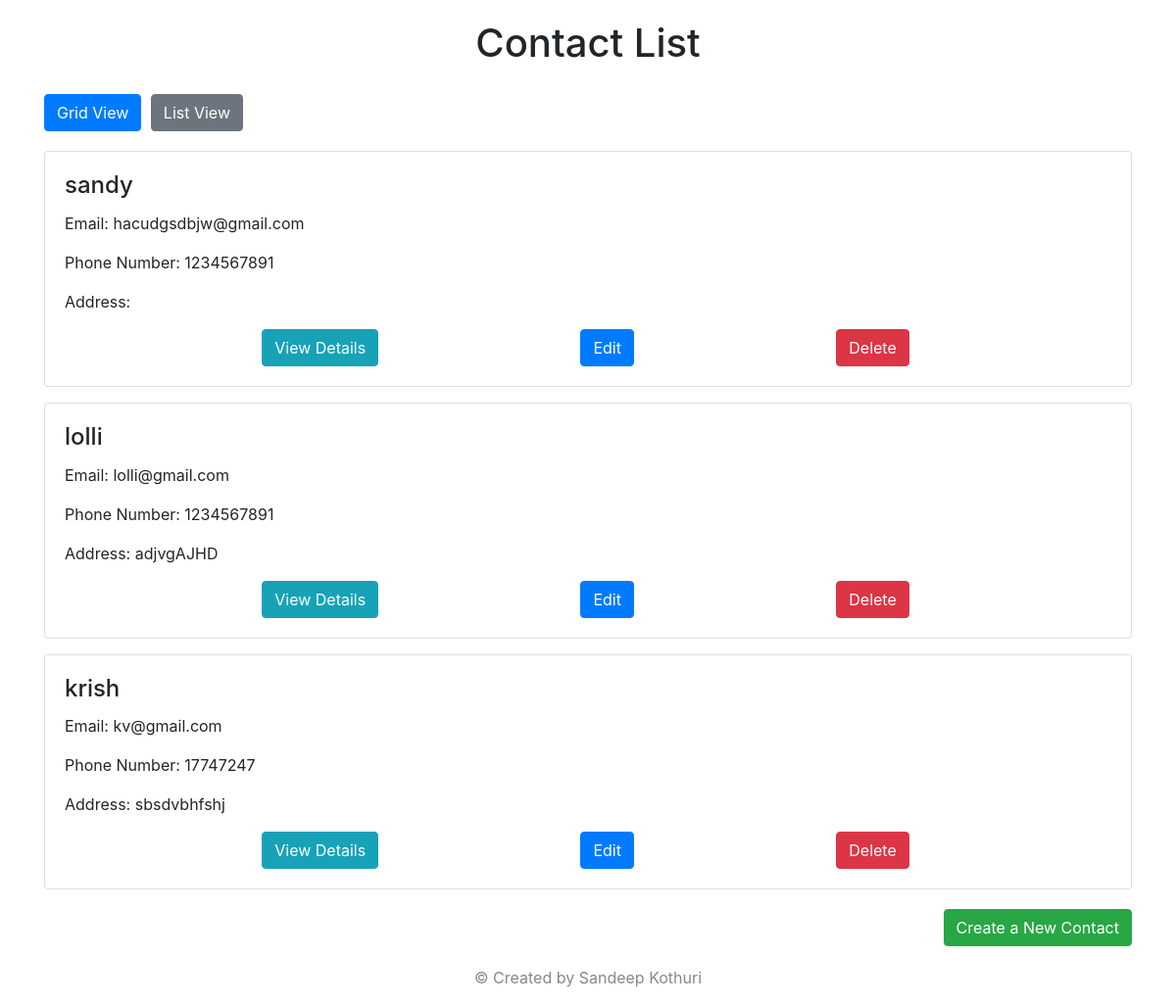
Before: / with the older database file.
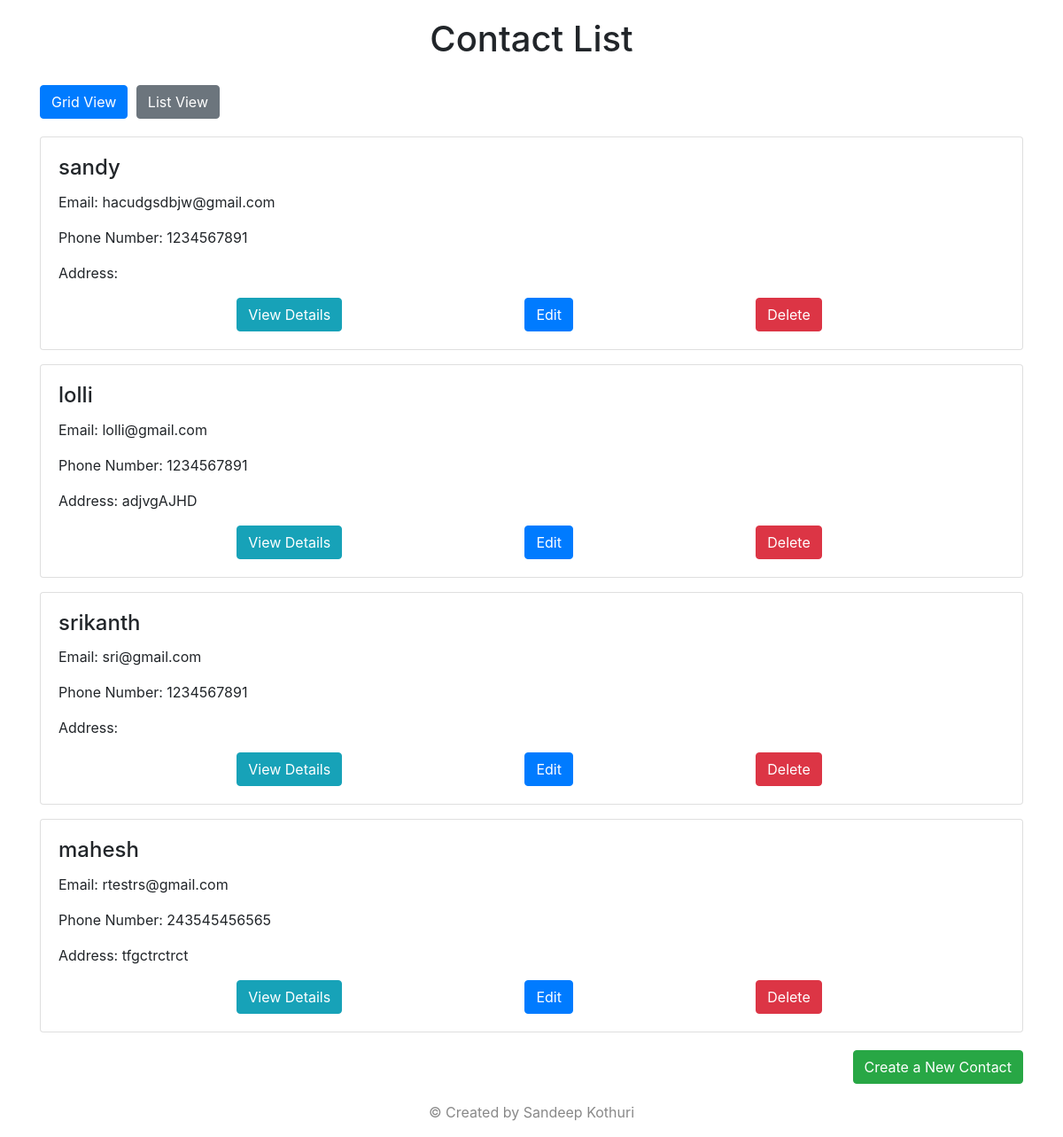
After: the same page with the newer database file.
### contacts_app/models.py (models this page shows, shortened)
class Contact(models.Model):
    name = models.CharField(max_length=100, unique=True)
    email = models.EmailField(unique=True)
    phone_number = models.CharField(max_length=15, blank=True)
    address = models.TextField(blank=True)

### contacts_app/views.py (the view)
# urls.py: path('', views.list_contacts, name='list_contacts'),
def list_contacts(request):
    contacts = Contact.objects.all()
    return render(request, 'contacts_pages/list_contacts.html', {'contacts': contacts})

### contacts_app/templates/contacts_pages/list_contacts.html (shortened to what this page needs)
<!DOCTYPE html>
<html>
<head>
    <link rel="stylesheet" href="https://maxcdn.bootstrapcdn.com/bootstrap/4.5.2/css/bootstrap.min.css">
</head>
<body>
    <div class="container">
        <h1>Contact List</h1>
        <div class="top-left-buttons">
            <button id="gridViewBtn" class="btn btn-primary btn-action">Grid View</button>
            <button id="listViewBtn" class="btn btn-secondary btn-action">List View</button>
        </div>
        <div id="contactsList">
            {% for contact in contacts %}
            <div class="card mb-3">
                <div class="card-body">
                    <h4 class="card-title">{{ contact.name }}</h4>
                    <p class="card-text">Email: {{ contact.email }}</p>
                    <p class="card-text">Phone Number: {{ contact.phone_number }}</p>
                    <p class="card-text">Address: {{ contact.address }}</p>
                    <div class="btn-container">
                        <a href="{% url 'view_contact' contact.id %}" class="btn btn-info btn-action">View Details</a>
                        <a href="{% url 'update_contact' contact.id %}" class="btn btn-primary btn-action">Edit</a>
                        <a href="{% url 'delete_contact' contact.id %}" class="btn btn-danger btn-action">Delete</a>
                    </div>
                </div>
            </div>
            {% empty %}
            <p>No contacts found.</p>
            {% endfor %}
        </div>
        <div class="bottom-right-button">
            <a href="{% url 'create_contact' %}" class="btn btn-success">Create a New Contact</a>
        </div>
    </div>
    <footer class="footer">
        <p>© Created by Sandeep Kothuri</p>
    </footer>
</body>
</html>

### contacts_app/templates/contacts_pages/list_contacts.html (style rules this page uses)
body { display: flex; flex-direction: column; min-height: 80vh; margin: 0; }
.container { margin-top: auto; margin-bottom: auto; }
.btn-container { display: flex; justify-content: space-evenly; margin-top: 10px; }
.footer { text-align: center; margin-top: 20px; color: #888888; }
.top-left-buttons { text-align: left; margin-bottom: 20px; }
.bottom-right-button { text-align: right; margin-top: 20px; }
.btn-action { margin-right: 5px; }
h1 { text-align: center; padding: 20px; }

Changed rows visible on the page:
removed Contact: name "krish", email "kv@gmail.com", phone_number "17747247", address "sbsdvbhfshj"
added Contact: name "srikanth", email "sri@gmail.com", phone_number "1234567891"
added Contact: name "mahesh", email "rtestrs@gmail.com", phone_number "243545456565", address "tfgctrctrct"
